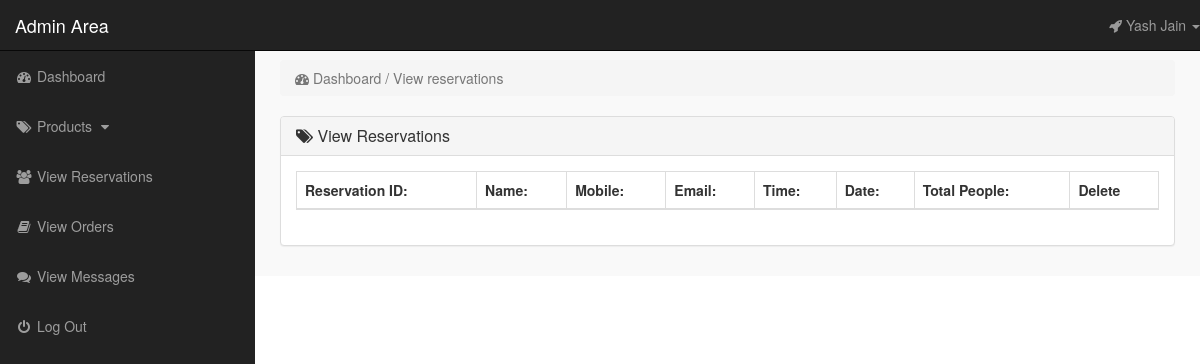
/admin_area/index.php?view_reservations (signed in), run on an earlier commit of the app's database.
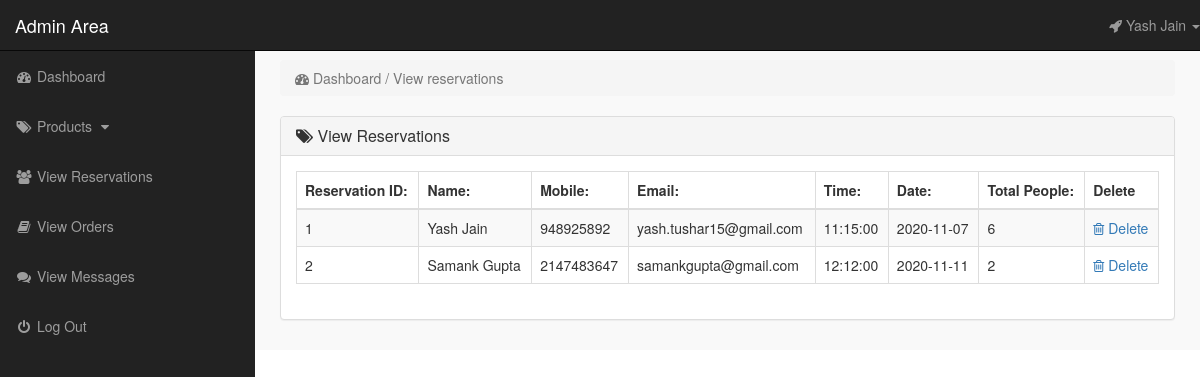
And on a later commit of the database.
### tables this page shows
CREATE TABLE `reservations` (
  `reservation_id` int(10) NOT NULL,
  `reservation_name` varchar(255) NOT NULL,
  `reservation_mobile` varchar(10) NOT NULL,
  `reservation_email` varchar(255) NOT NULL,
  `reservation_time` time NOT NULL,
  `reservation_date` date NOT NULL,
  `reservation_people` int(10) NOT NULL
);

### admin_area/view_reservations.php (the view)
<?php
    if(!isset($_SESSION['admin_email'])){
        echo "<script>window.open('login.php','_self')</script>";
    }else{
?>
<div class="row">
    <div class="col-lg-12">
        <ol class="breadcrumb">
            <li class="active">
                <i class="fa fa-dashboard"></i> Dashboard / View reservations
            </li>
        </ol>
    </div>
</div>
<div class="row">
    <div class="col-lg-12">
        <div class="panel panel-default">
            <div class="panel-heading">
               <h3 class="panel-title">
                   <i class="fa fa-tags"></i>  View Reservations
               </h3>
            </div>
            <div class="panel-body">
                <div class="table-responsive">
                    <table class="table table-striped table-bordered table-hover">
                        <thead>
                            <tr>
                                <th> Reservation ID: </th>
                                <th> Name: </th>
                                <th> Mobile: </th>
                                <th> Email: </th>
                                <th> Time: </th>
                                <th> Date: </th>
                                <th> Total People: </th>
                                <th> Delete </th>
                            </tr>
                        </thead>
                        <tbody>
                            <?php
                                $i=0;
                                $get_reservations = "select * from reservations";
                                $run_reservations = mysqli_query($con,$get_reservations);
                                while($row_reservations=mysqli_fetch_array($run_reservations)){
                                    $reservations_id = $row_reservations['reservation_id'];
                                    $reservations_name = $row_reservations['reservation_name'];
                                    $reservations_mobile = $row_reservations['reservation_mobile'];
                                    $reservations_email = $row_reservations['reservation_email'];
                                    $reservations_time = $row_reservations['reservation_time'];
                                    $reservations_date = $row_reservations['reservation_date'];
                                    $reservations_people = $row_reservations['reservation_people'];
                                    $i++;
                            ?>
                            <tr>
                                <td> <?php echo $i; ?> </td>
                                <td> <?php echo $reservations_name; ?> </td>
                                <td> <?php echo $reservations_mobile; ?> </td>
                                <td> <?php echo $reservations_email; ?> </td>
                                <td>  <?php echo $reservations_time; ?> </td>
                                <td> <?php echo $reservations_date; ?> </td>
                                <td> <?php echo $reservations_people; ?> </td>
                                <td>
                                     <a href="index.php?delete_reservation=<?php echo $reservations_id; ?>">
                                        <i class="fa fa-trash-o"></i> Delete
                                     </a>
                                </td>
                            </tr>
                            <?php } ?>
                        </tbody>
                    </table>
                </div>
            </div>
        </div>
    </div>
</div>
<?php } ?>

### admin_area/index.php (shortened to what this page needs)
<?php
    include("includes/db.php");
    if(!isset($_SESSION['admin_email'])){
        echo "<script>window.open('login.php','_self')</script>";
    }else{
        $admin_session = $_SESSION['admin_email'];
        $get_admin = "select * from admin where admin_email='$admin_session'";
        $run_admin = mysqli_query($con,$get_admin);
        $row_admin = mysqli_fetch_array($run_admin);
        $admin_name = $row_admin['admin_name'];
?>
<!DOCTYPE html>
<html lang="en">
<head>
    <link rel="stylesheet" href="css/bootstrap-337.min.css">
    <link rel="stylesheet" href="font-awsome/css/font-awesome.min.css">
    <link rel="stylesheet" href="css/style.css">
</head>
<body>
    <div id="wrapper">
       <?php include("includes/sidebar.php"); ?>
        <div id="page-wrapper">
            <div class="container-fluid">
                <?php
                    if(isset($_GET['dashboard'])){
                        include("dashboard.php");
                }   if(isset($_GET['insert_product'])){
                        include("insert_product.php");
                }   if(isset($_GET['view_products'])){
                        include("view_products.php");
                }   if(isset($_GET['delete_product'])){
                        include("delete_product.php");
                }   if(isset($_GET['edit_product'])){
                        include("edit_product.php");
                }    if(isset($_GET['view_reservations'])){
                        include("view_reservations.php");
                }   if(isset($_GET['delete_reservation'])){
                        include("delete_reservation.php");
                }   if(isset($_GET['view_orders'])){
                        include("view_orders.php");
                }   if(isset($_GET['delete_order'])){
                        include("delete_order.php");
                }   if(isset($_GET['view_contacts'])){
                        include("view_contacts.php");
                }   if(isset($_GET['delete_contact'])){
                        include("delete_contact.php");
                }
                ?>
            </div>
        </div>
    </div>
</body>
</html>
<?php } ?>

### admin_area/includes/sidebar.php (shortened to what this page needs)
<?php
    if(!isset($_SESSION['admin_email'])){
        echo "<script>window.open('login.php','_self')</script>";
    }else{
?>
<nav class="navbar navbar-inverse navbar-fixed-top">
    <div class="navbar-header">
        <a href="index.php?dashboard" class="navbar-brand">Admin Area</a>
    </div>
    <ul class="nav navbar-right top-nav">
        <li class="dropdown">
            <a href="#" class="dropdown-toggle" data-toggle="dropdown">
                <i class="fa fa-rocket"></i> <?php echo $admin_name;  ?> <b class="caret"></b>
            </a>
        </li>
    </ul>
    <div class="collapse navbar-collapse navbar-ex1-collapse">
        <ul class="nav navbar-nav side-nav">
            <li>
                <a href="index.php?dashboard">
                        <i class="fa fa-fw fa-dashboard"></i> Dashboard
                </a>
            </li>
            <li>
                <a href="#" data-toggle="collapse" data-target="#products">
                        <i class="fa fa-fw fa-tags"></i> Products
                        <i class="fa fa-fw fa-caret-down"></i>
                </a>
            </li>
            <li>
                <a href="index.php?view_reservations">
                    <i class="fa fa-fw fa-users"></i> View Reservations
                </a>
            </li>
            <li>
                <a href="index.php?view_orders">
                    <i class="fa fa-fw fa-book"></i> View Orders
                </a>
            </li>
            <li>
                <a href="index.php?view_contacts">
                    <i class="fa fa-fw fa-comments"></i> View Messages
                </a>
            </li>
            <li>
                <a href="logout.php">
                    <i class="fa fa-fw fa-power-off"></i> Log Out
                </a>             </li>
        </ul>
    </div>
</nav>
<?php } ?>

### admin_area/css/style.css (style rules this page uses)
body { margin-top: 100px; }
#wrapper { padding-left: 0px; }
#page-wrapper { width: 100%; padding: 0; background-color: #f9f9f9; }
@media (min-width: 768px) { body { margin-top: 50px; } }
@media (min-width: 768px) { #wrapper { padding-left: 255px; } }
@media (min-width: 768px) { #page-wrapper { padding: 10px; } }
.top-nav { 0 15px; }
.top-nav>li { float: left; display: inline-block; }
.top-nav>li>a { color: #999999; line-height: 20px; padding-top: 15px; padding-bottom: 15px; }
@media (min-width: 768px) { .side-nav { position: fixed; top: 51px; bottom: 0; width: 255px; overflow-y: auto; overflow-x: hidden; background-color: #222222; padding-bottom: 40px; border-radius: 0; } }
@media (min-width: 768px) { .side-nav>li>a { width: 255px; } }
.panel-body { border-radius: 5px; }

What changed in the data, as far as the page shows it:
added reservations: reservation_name "Yash Jain", reservation_mobile "948925892", reservation_email "yash.tushar15@gmail.com", reservation_time "11:15:00", reservation_date "2020-11-07", reservation_people "6"
added reservations: reservation_name "Samank Gupta", reservation_mobile "2147483647", reservation_email "samankgupta@gmail.com", reservation_time "12:12:00", reservation_date "2020-11-11", reservation_people "2"
